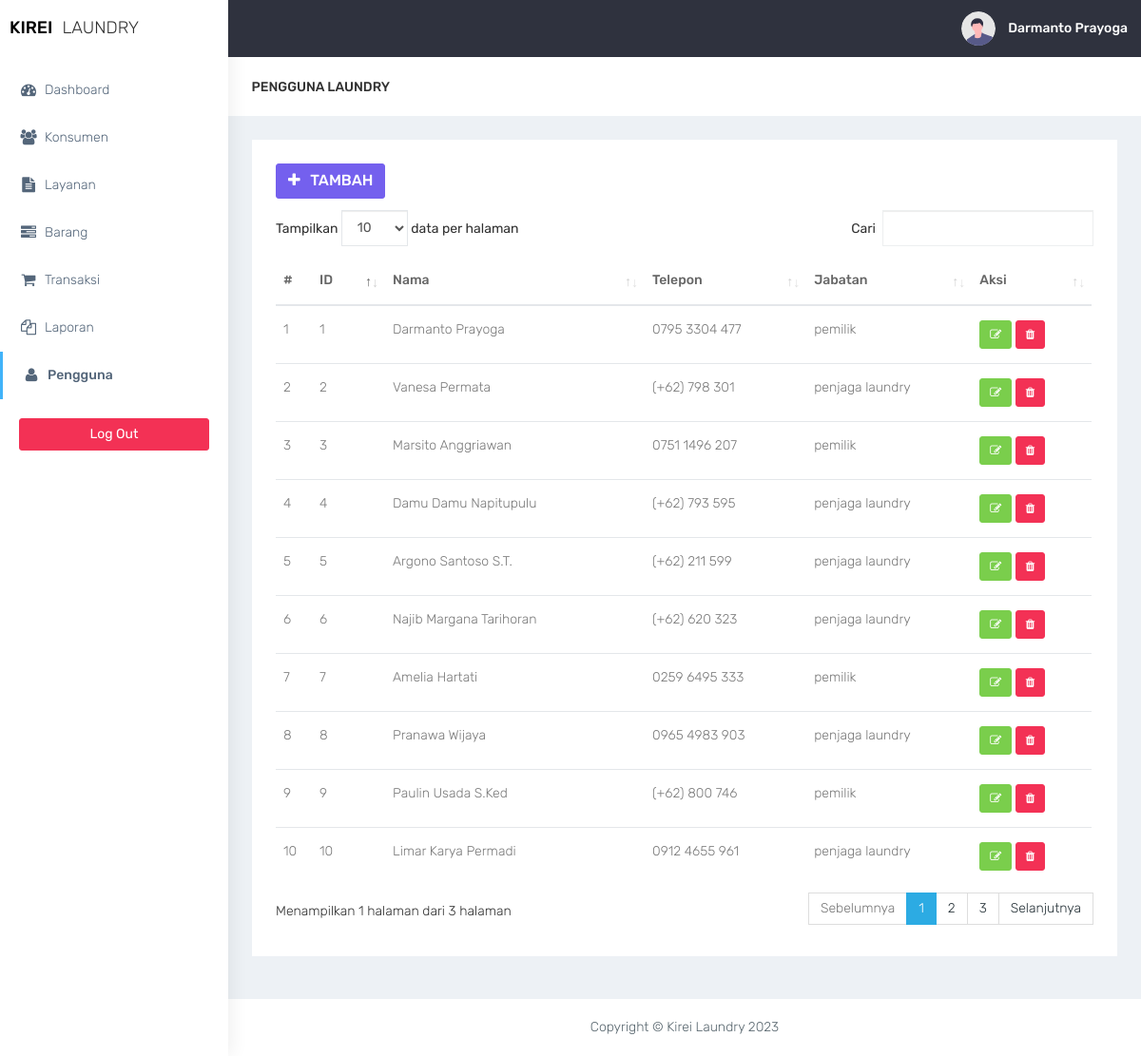
Screenshot of /pengguna/pengguna.php (signed in) with the database file from the repository.
### tables this page shows
CREATE TABLE `pengguna` (
  `id_pengguna` int(11) NOT NULL,
  `nm_pengguna` varchar(30) NOT NULL,
  `no_tlp` varchar(13) NOT NULL,
  `jabatan` enum('pemilik','penjaga laundry') NOT NULL,
  `password` varchar(20) NOT NULL
);

### pengguna/pengguna.php (the view, shortened to what this page needs)
<?php
require '../functions.php';
require '../layout/layout_header.php';
?>
<div class="container-fluid">
    <div class="row bg-title">
        <div class="col-lg-3 col-md-4 col-sm-4 col-xs-12">
            <h4 class="page-title">Pengguna Laundry</h4>
        </div>
    </div>
    <div class="row">
        <div class="col-md-12 col-lg-12 col-sm-12">
            <div class="white-box">
                <div class="row">
                    <div class="col-md-6">
                        <a href="pengguna-tambah.php" class="btn btn-primary box-title"><i class="fa fa-plus fa-fw"></i> Tambah</a>
                    </div>
                </div>
                <?php
                if ($conn->connect_errno == 0) {
                    $sql = "SELECT id_pengguna, nm_pengguna, no_tlp, jabatan FROM pengguna";
                    $res = $conn->query($sql);
                    if ($res) {
                ?>
                        <div class="table-responsive">
                            <table class="table" id="table">
                                <thead>
                                    <tr>
                                        <th>#</th>
                                        <th>ID</th>
                                        <th>Nama</th>
                                        <th>Telepon</th>
                                        <th>Jabatan</th>
                                        <th>Aksi</th>
                                    </tr>
                                </thead>
                                <tbody>
                                    <?php
                                    $data = $res->fetch_all(MYSQLI_ASSOC);
                                    foreach ($data as $row) {
                                    ?>
                                        <tr>
                                            <td></td>
                                            <td><?= $row['id_pengguna']; ?></td>
                                            <td><?= $row['nm_pengguna']; ?></td>
                                            <td><?= $row['no_tlp']; ?></td>
                                            <td><?= $row['jabatan']; ?></td>
                                            <td>
                                                <a href="pengguna-form-edit.php?id_pengguna=<?php echo $row["id_pengguna"]; ?>" class="btn btn-success btn-sm" title="Ubah">
                                                    <i class="fa fa-pencil-square-o"></i>
                                                </a>
                                                <a href="pengguna-hapus.php?id_pengguna=<?php echo $row["id_pengguna"]; ?>" class="btn btn-danger btn-sm delete-data">
                                                    <i class="fa fa-trash"></i>
                                                </a>
                                            </td>
                                        </tr>
                                    <?php
                                    }
                                    ?>
                                </tbody>
                            </table>
                    <?php
                    } else
                        echo "Gagal Eksekusi SQL" . (DEVELOPMENT ? " : " . $conn->error : "") . "<br>";
                } else
                    echo "Gagal koneksi" . (DEVELOPMENT ? " : " . $conn->connect_error : "") . "<br>";
                    ?>
                        </div>
            </div>
        </div>
    </div>
</div>
<?php
require '../layout/layout_footer.php';
?>

### assets/css/colors/default.css (style rules this page uses)
body { background: #fff; }

### rows the page displays
pengguna: id_pengguna "1", nm_pengguna "Darmanto Prayoga", no_tlp "0795 3304 477", jabatan "pemilik"
pengguna: id_pengguna "2", nm_pengguna "Vanesa Permata", no_tlp "(+62) 798 301", jabatan "penjaga laundry"
pengguna: id_pengguna "3", nm_pengguna "Marsito Anggriawan", no_tlp "0751 1496 207", jabatan "pemilik"
pengguna: id_pengguna "4", nm_pengguna "Damu Damu Napitupulu", no_tlp "(+62) 793 595", jabatan "penjaga laundry"
pengguna: id_pengguna "5", nm_pengguna "Argono Santoso S.T.", no_tlp "(+62) 211 599", jabatan "penjaga laundry"
pengguna: id_pengguna "6", nm_pengguna "Najib Margana Tarihoran", no_tlp "(+62) 620 323", jabatan "penjaga laundry"
pengguna: id_pengguna "7", nm_pengguna "Amelia Hartati", no_tlp "0259 6495 333", jabatan "pemilik"
pengguna: id_pengguna "8", nm_pengguna "Pranawa Wijaya", no_tlp "0965 4983 903", jabatan "penjaga laundry"
pengguna: id_pengguna "9", nm_pengguna "Paulin Usada S.Ked", no_tlp "(+62) 800 746", jabatan "pemilik"
pengguna: id_pengguna "10", nm_pengguna "Limar Karya Permadi", no_tlp "0912 4655 961", jabatan "penjaga laundry"

### other values shown
$_SESSION['nm_pengguna'] "Darmanto Prayoga"
